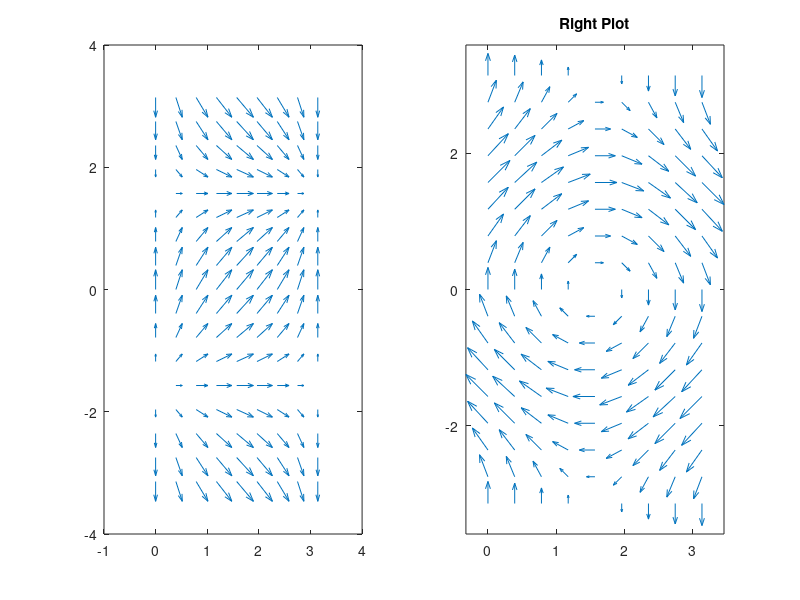

Here is the MATLAB script that generated this plot:
%=============================================================================
% Copyright (c) 2016-present Allan CORNET (Nelson)
%=============================================================================
% This file is part of the Nelson.
%=============================================================================
% LICENCE_BLOCK_BEGIN
% SPDX-License-Identifier: LGPL-3.0-or-later
% LICENCE_BLOCK_END
%=============================================================================
% <--ADV-CLI MODE-->
%=============================================================================
f = figure();
[X, Y] = meshgrid(0:pi/8:pi, -pi:pi/8:pi);
U1 = sin(X);
V1 = cos(Y);
U2 = sin(Y);
V2 = cos(X); 
ax1 = subplot(1, 2, 1);
axis equal
title(ax1, 'Left Plot')
quiver(ax1, X, Y, U1, V1)
ax2 = subplot(1, 2, 2);
quiver(X,Y,U2,V2)
axis equal
title(ax2, 'Right Plot')
%=============================================================================
